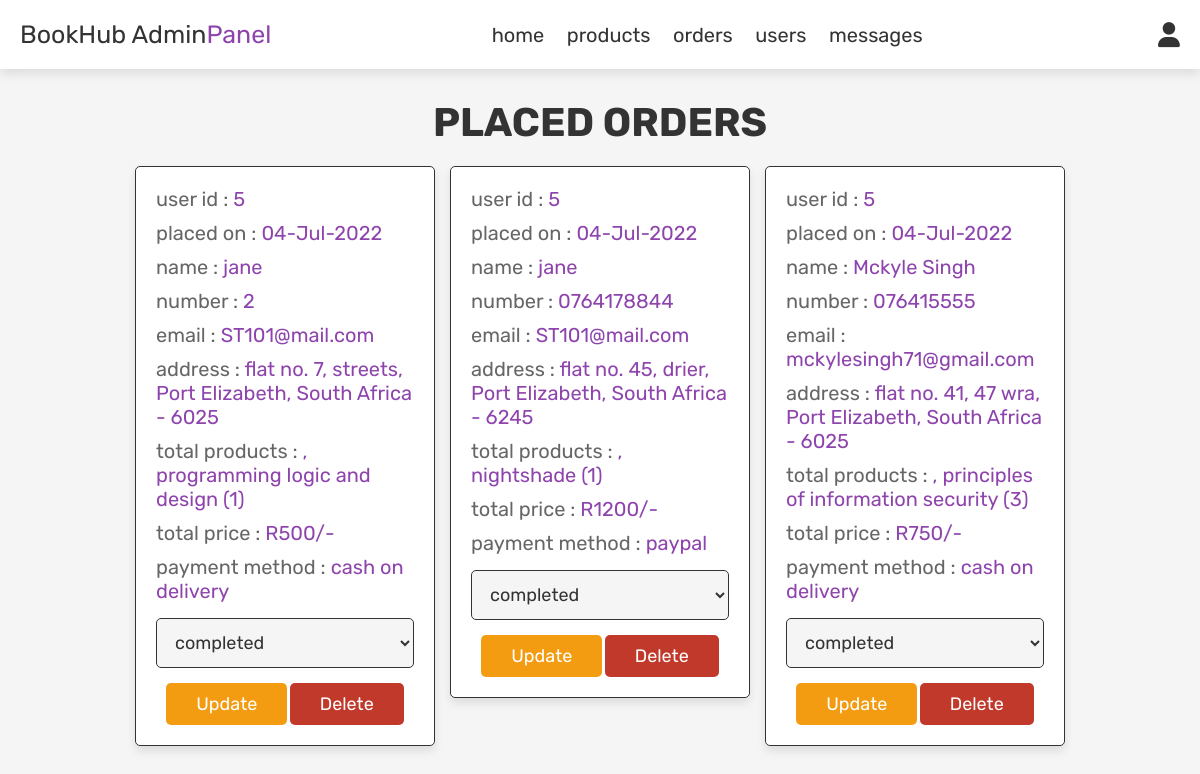
The app's page /admin/admin_orders.php (signed in) with its own data.
### tables this page shows
CREATE TABLE `tblorder` (
  `order_id` int(100) NOT NULL,
  `user_id` int(100) NOT NULL,
  `name` varchar(100) NOT NULL,
  `number` varchar(12) NOT NULL,
  `email` varchar(100) NOT NULL,
  `method` varchar(50) NOT NULL,
  `address` varchar(500) NOT NULL,
  `total_products` varchar(1000) NOT NULL,
  `total_price` int(100) NOT NULL,
  `placed_on` varchar(50) NOT NULL,
  `payment_status` varchar(20) NOT NULL DEFAULT 'pending'
);

### admin/admin_orders.php (the view, shortened to what this page needs)
<?php
include '../DBConn.php';
?>
<!DOCTYPE html>
<html lang="en">
<head>
   <link rel="stylesheet" href="https://cdnjs.cloudflare.com/ajax/libs/font-awesome/6.0.0/css/all.min.css">
   <link rel="stylesheet" href="css/admin_style.css">
</head>
<body>
<?php include 'admin_header.php'; ?>
<section class="orders">
   <h1 class="title">placed orders</h1>
   <div class="box-container">
      <?php
      $select_orders = mysqli_query($conn, "SELECT * FROM `tblorder`") or die('query failed');
      if(mysqli_num_rows($select_orders) > 0){
         while($fetch_orders = mysqli_fetch_assoc($select_orders)){
      ?>
      <div class="box">
         <p> user id : <span><?php echo $fetch_orders['user_id']; ?></span> </p>
         <p> placed on : <span><?php echo $fetch_orders['placed_on']; ?></span> </p>
         <p> name : <span><?php echo $fetch_orders['name']; ?></span> </p>
         <p> number : <span><?php echo $fetch_orders['number']; ?></span> </p>
         <p> email : <span><?php echo $fetch_orders['email']; ?></span> </p>
         <p> address : <span><?php echo $fetch_orders['address']; ?></span> </p>
         <p> total products : <span><?php echo $fetch_orders['total_products']; ?></span> </p>
         <p> total price : <span>R<?php echo $fetch_orders['total_price']; ?>/-</span> </p>
         <p> payment method : <span><?php echo $fetch_orders['method']; ?></span> </p>
         <form action="" method="post">
            <select name="update_payment">
               <option value="" selected disabled><?php echo $fetch_orders['payment_status']; ?></option>
            </select>
            <input type="submit" value="update" name="update_order" class="option-btn">
            <a href="admin_orders.php?delete=<?php echo $fetch_orders['order_id']; ?>" onclick="return confirm('delete this order?');" class="delete-btn">delete</a>
         </form>
      </div>
      <?php
         }
      }else{
         echo '<p class="empty">no orders placed yet!</p>';
      }
      ?>
   </div>
</section>
</body>
</html>

### admin/css/admin_style.css (style rules this page uses)
:root { --purple:#8e44ad; --red:#c0392b; --orange:#f39c12; --black:#333; --white:#fff; --light-color:#666; --light-white:#ccc; --light-bg:#f5f5f5; --border:.1rem solid var(--black); --box-shadow:0 .5rem 1rem rgba(0,0,0,.1); }
* { font-family: 'Rubik', sans-serif; margin:0; padding:0; box-sizing: border-box; outline: none; border:none; text-decoration: none; transition:all .2s linear; }
html { font-size: 62.5%; overflow-x: hidden; }
body { background-color: var(--light-bg); }
section { padding:3rem 2rem; }
.title { text-align: center; margin-bottom: 2rem; text-transform: uppercase; color:var(--black); font-size: 4rem; }
.btn, .option-btn, .delete-btn, .white-btn { display: inline-block; margin-top: 1rem; padding:1rem 3rem; cursor: pointer; color:var(--white); font-size: 1.8rem; border-radius: .5rem; text-transform: capitalize; }
.option-btn { background-color: var(--orange); }
.delete-btn { background-color: var(--red); }
.orders .box-container { display: grid; grid-template-columns: repeat(auto-fit, 30rem); justify-content: center; gap:1.5rem; max-width: 1200px; margin:0 auto; align-items: flex-start; }
.orders .box-container .box { background-color: var(--white); padding:2rem; border:var(--border); box-shadow: var(--box-shadow); border-radius: .5rem; }
.orders .box-container .box p { padding-bottom: 1rem; font-size: 2rem; color:var(--light-color); }
.orders .box-container .box p span { color:var(--purple); }
.orders .box-container .box form { text-align: center; }
.orders .box-container .box form select { border-radius: .5rem; margin:.5rem 0; width: 100%; background-color: var(--light-bg); border:var(--border); padding:1.2rem 1.4rem; font-size: 1.8rem; color:var(--black); }

### records on screen
tblorder: user "5", placed_on "04-Jul-2022", name "jane", number "2", email "ST101@mail.com", address "flat no. 7, streets, Port Elizabeth, South Africa - 6025", total_products ", programming logic and design (1)", total_price "500", method "cash on delivery", update_payment "completed"
tblorder: user "5", placed_on "04-Jul-2022", name "jane", number "0764178844", email "ST101@mail.com", address "flat no. 45, drier, Port Elizabeth, South Africa - 6245", total_products ", nightshade (1)", total_price "1200", method "paypal", update_payment "completed"
tblorder: user "5", placed_on "04-Jul-2022", name "Mckyle Singh", number "076415555", email "mckylesingh71@gmail.com", address "flat no. 41, 47 wra, Port Elizabeth, South Africa - 6025", total_products ", principles of information security (3)", total_price "750", method "cash on delivery", update_payment "completed"
